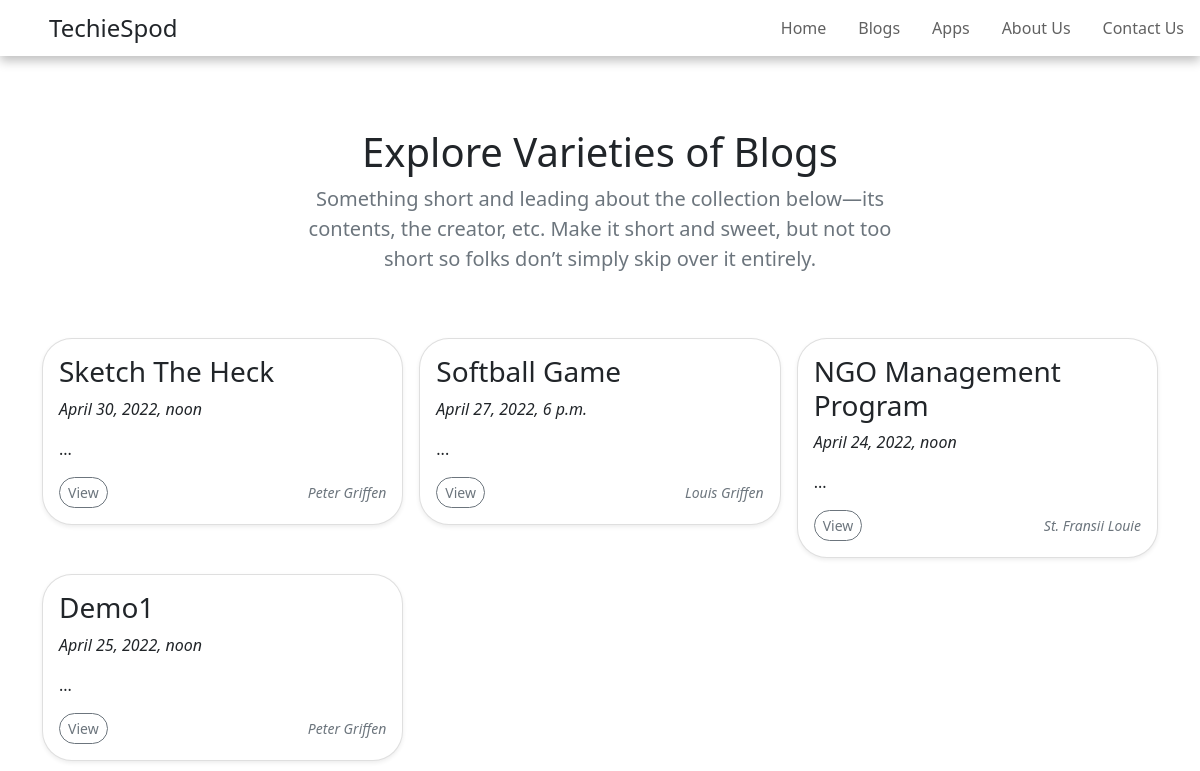
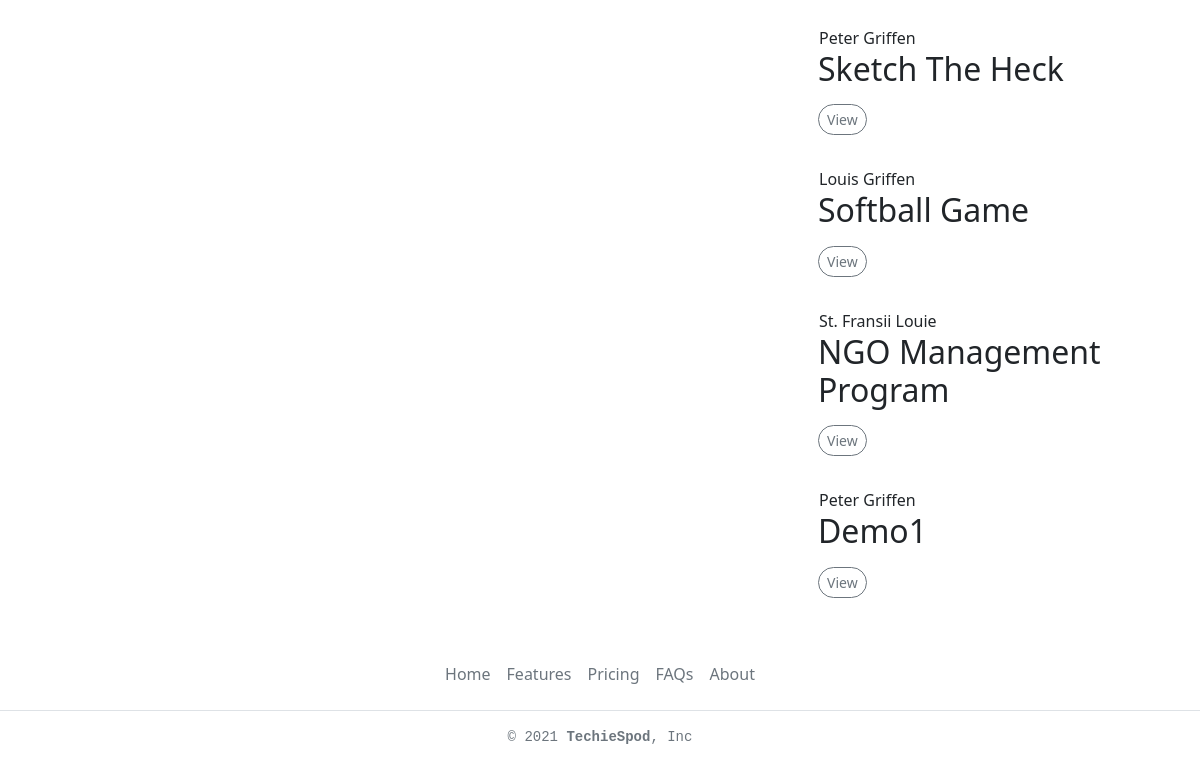
Before: /events with the older database file (2 pictures, top to bottom).
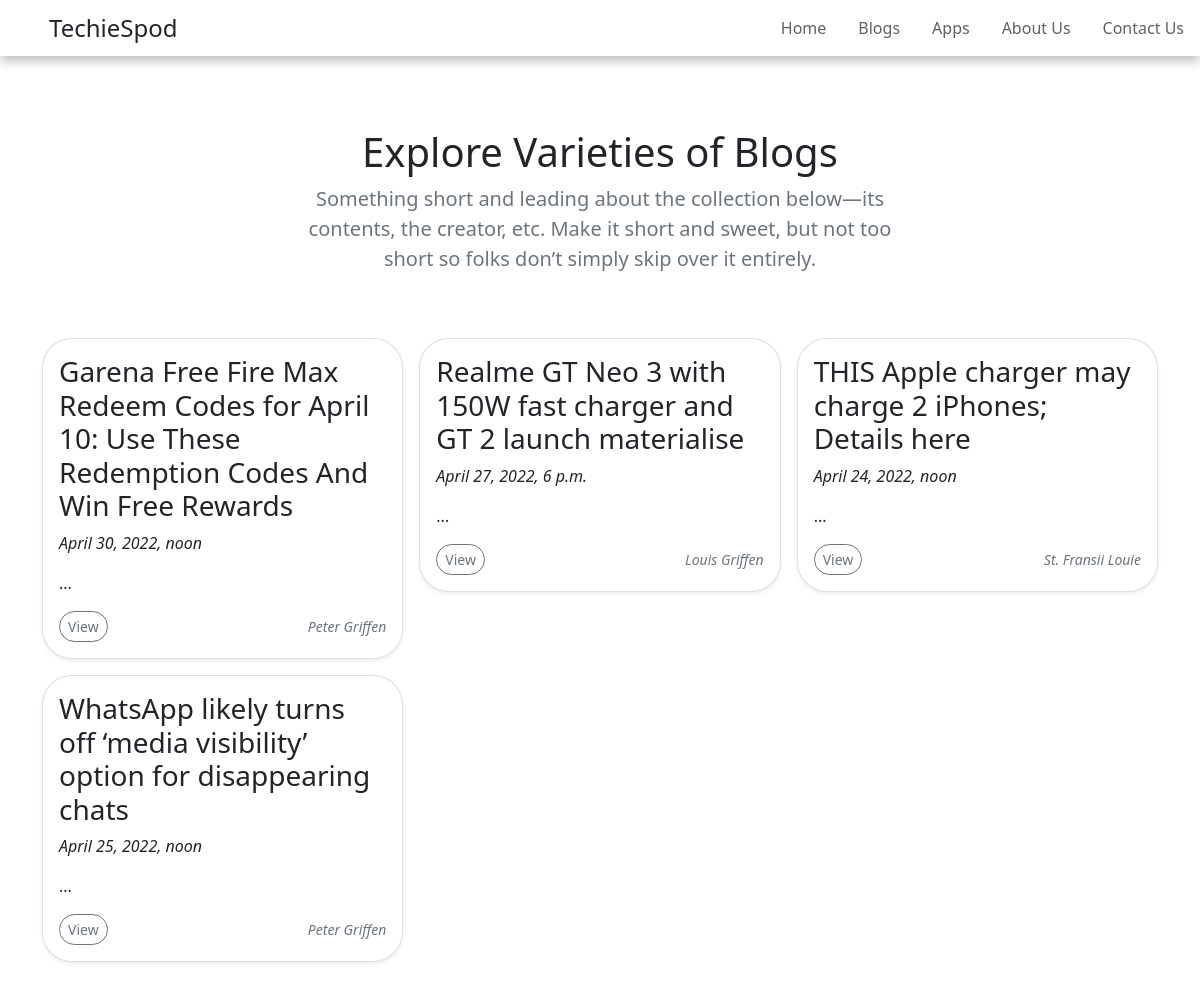
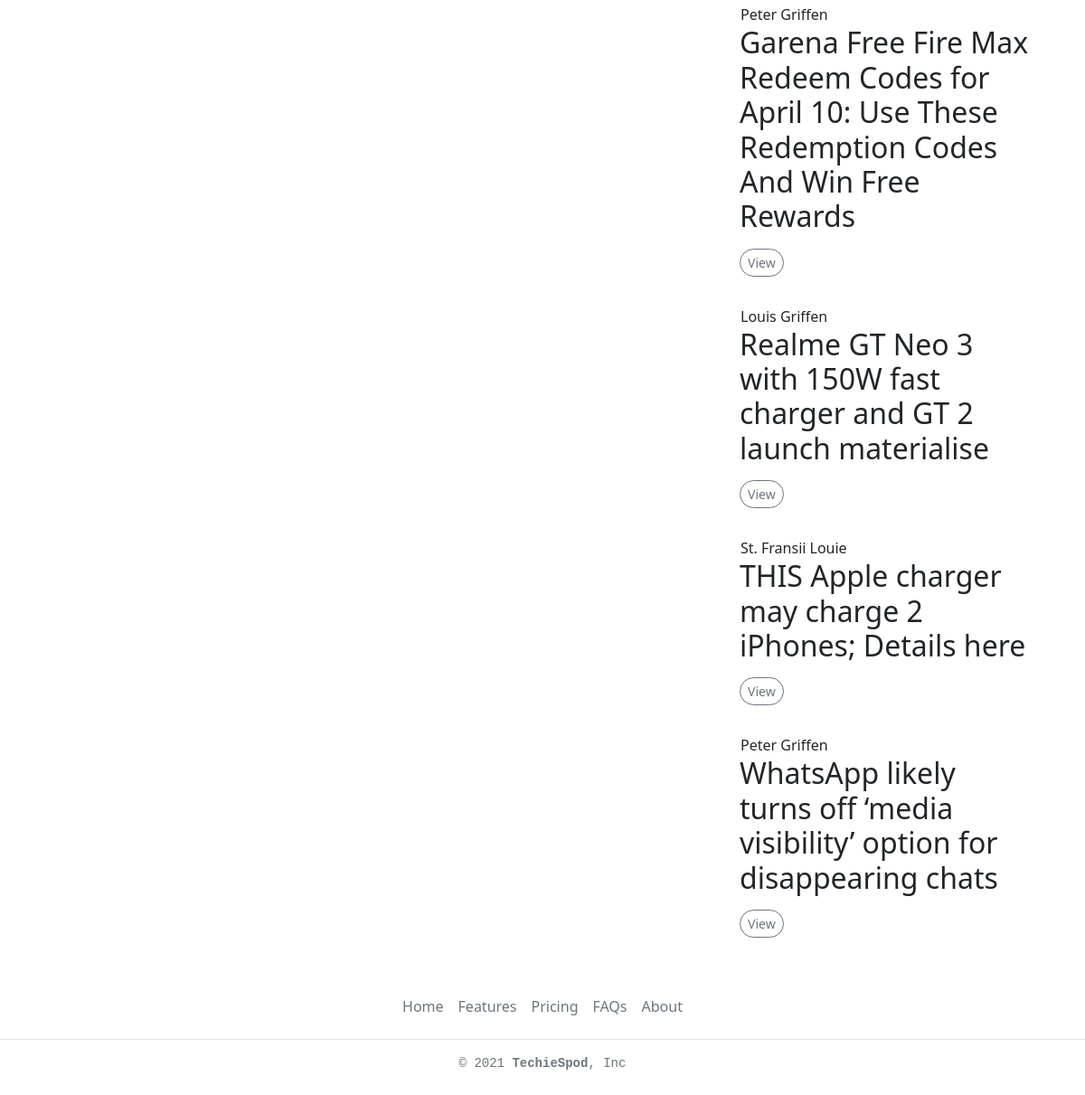
After: the same page with the newer database file (2 pictures, top to bottom).
### events/models.py (models this page shows)
class Event(models.Model):
    name = models.CharField('Event Name', max_length=120)
    event_data = models.DateTimeField('Event Date', auto_now_add=True)
    image = models.ImageField(upload_to='images', blank=True, null=True)
    imgsrc = models.CharField('Image Source', max_length=120, blank=True, null=True)
    venue = models.ForeignKey(Venue, blank=True, null=True, on_delete=models.CASCADE)
    manager = models.CharField('Event Manager', max_length=120)
    description = RichTextField(blank=True, null=True)
    small_des = models.TextField(blank=True)
    attendees = models.ManyToManyField(MyClubUser, blank=True)
    def __str__(self):
        return self.name

### events/views.py (the view)
# urls.py: path('events', views.all_events, name='list-events'),
def all_events(request):
    name = 'MyClub'
    events_list = Event.objects.all()
    return render(request, 'events/events_list.html',{
        'name' : name,
        'events_list' : events_list,
    })

### events/templates/events/events_list.html (shortened to what this page needs)
{% extends 'events/base.html' %}
{% block content %}
<html lang="en" xmlns="http://www.w3.org/1999/html">
<head>
</head>
<body>
<center>
<div class="row py-lg-5">
      <div class="col-lg-6 col-md-8 mx-auto">
        <h1 class="fw-light">Explore Varieties of Blogs</h1>
        <p class="lead text-muted">Something short and leading about the collection below—its contents, the creator, etc. Make it short and sweet, but not too short so folks don’t simply skip over it entirely.</p>
      </div>
    </div>
</center>
<div class="container">
         <div  class="row row-cols-1 row-cols-sm-2 row-cols-md-3 g-3"    style="padding-bottom : 20px;">
{% for event in events_list %}
        <div class="col">
          <div class="card shadow-sm" style=" border-radius:30px;">
            <div class="card-body">
                <h3>{{event}}</h3>
                <p><i>{{event.event_data}}</i></p>
              <p class="card-text">{{event.small_des|slice:":100"}}...</p>
              <div class="d-flex justify-content-between align-items-center">
                  <a class="stretched-link" href=" {% url 'show-event' event.id %} "><button type="button" style=" border-radius:30px;" class="btn btn-sm btn-outline-secondary">View</button>
                  </a>
                <small class="text-muted"><i>{{event.manager}}</i></small>
              </div>
            </div>
          </div>
        </div>
             {% endfor %}
</div>
<div class="card card-flush " style="border:0px;">
  <div class="row align-items-md-center">
      {% for event in events_list %}
    <div class="col-md-8" style="padding:15px;">
    </div>
    <div class="col-md-4" >
      <div class="card-body" style="">
        <span class="card-subtitle">{{ event.manager }}</span>
        <h2 class="card-title">{{ event }}</h2>
         <a href=" {% url 'show-event' event.id %} "><button type="button" style=" border-radius:30px;" class="btn btn-sm btn-outline-secondary">View</button>
                  </a>
      </div>
    </div>
      {% endfor %}
  </div>
</div>
</div>
</body>
</html>
{% endblock %}

### events/templates/events/base.html (shortened to what this page needs)
<!doctype html>
<html lang="en">
  <head>
    <link href="https://cdn.jsdelivr.net/npm/bootstrap@5.1.3/dist/css/bootstrap.min.css" rel="stylesheet">
  </head>
  <body>
    {% include 'events/navbar.html' %}
    <br/>
    {% block content %}
    {% endblock %}
  </body>
</html>
{% include 'events/footer.html' %}

### events/templates/events/navbar.html (shortened to what this page needs)
<html>
<body>
<header class="d-flex flex-wrap justify-content-center py-2">
      <a href="/" class="d-flex align-items-center mb-3 mb-md-0 me-md-auto text-dark text-decoration-none">
        <svg class="bi me-2" width="40" height="32"><use xlink:href="#bootstrap"></use></svg>
        <span class="fs-4">TechieSpod</span>
      </a>
      <ul class="nav nav-pills">
        <li class="nav-item"><a  class="nav-link" href="{% url 'home' %}"  aria-current="page">Home</a></li>
        <li class="nav-item"><a href="{% url 'list-events' %}" class="nav-link">Blogs</a></li>
        <li class="nav-item"><a href="{% url 'apps' %}" class="nav-link">Apps</a></li>
        <li class="nav-item"><a href="#" class="nav-link">About Us</a></li>
        <li class="nav-item"><a href="#" class="nav-link">Contact Us</a></li>
      </ul>
    </header>
</body>
</html>

### events/templates/events/footer.html
<footer class="py-3 my-4">
    <ul class="nav justify-content-center border-bottom pb-3 mb-3">
      <li class="nav-item"><a href="#" class="nav-link px-2 text-muted">Home</a></li>
      <li class="nav-item"><a href="#" class="nav-link px-2 text-muted">Features</a></li>
      <li class="nav-item"><a href="#" class="nav-link px-2 text-muted">Pricing</a></li>
      <li class="nav-item"><a href="#" class="nav-link px-2 text-muted">FAQs</a></li>
      <li class="nav-item"><a href="#" class="nav-link px-2 text-muted">About</a></li>
    </ul>
    <pre class="text-center text-muted">© 2021 <b>TechieSpod</b>, Inc</pre>
  </footer>

### events/templates/events/navbar.html (style rules this page uses)
span { padding:1px; border-radius: 9px; }
header { box-shadow: 0px 5px 10px 0px rgba(0, 0, 0, 0.25); }
ul { color: #616161; }
.nav-link { color: #616161; }

Changed rows visible on the page:
changed Event: name "Sketch The Heck" → "Garena Free Fire Max Redeem Codes for April 10: Use These Redemption Codes And Win Free Rewards"
changed Event "Louis Griffen": name "Softball Game" → "Realme GT Neo 3 with 150W fast charger and GT 2 launch materialise"
changed Event "St. Fransii Louie": name "NGO Management Program" → "THIS Apple charger may charge 2 iPhones; Details here"
changed Event: name "Demo1" → "WhatsApp likely turns off ‘media visibility’ option for disappearing chats"
